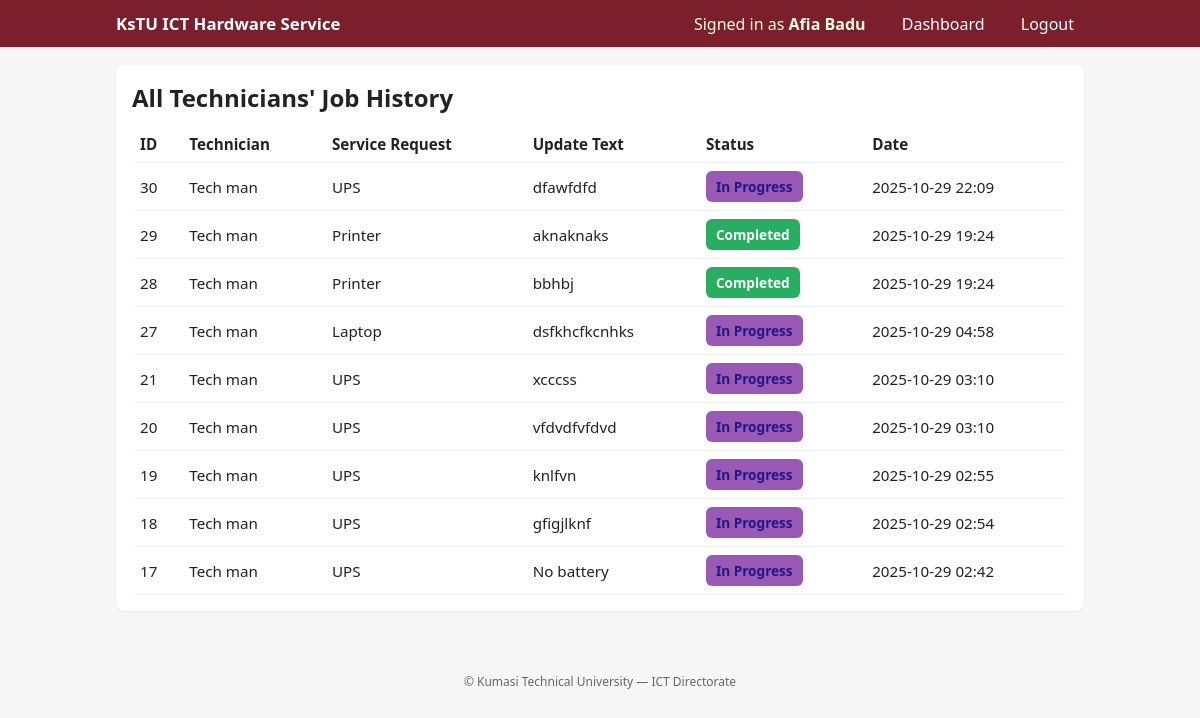
Screenshot of /ict_officer_job_history/ (signed in) with the database file from the repository.
### hardware/models.py (models this page shows, shortened)
class JobUpdate(models.Model):
    request = models.ForeignKey(ServiceRequest, on_delete=models.CASCADE, related_name='updates')
    technician = models.ForeignKey(Technician, on_delete=models.CASCADE)
    update_text = models.TextField()
    date_updated = models.DateTimeField(auto_now_add=True, db_column='timestamp')

class Technician(models.Model):
    user = models.OneToOneField(User, on_delete=models.CASCADE)
    specialization = models.CharField(max_length=100, blank=True)

class ServiceRequest(models.Model):
    CATEGORY_CHOICES = [
        ('Desktop', 'Desktop'),
        ('Laptop', 'Laptop'),
        ('Printer', 'Printer'),
        ('Photocopier', 'Photocopier'),
        ('UPS', 'UPS'),
        ('Other', 'Other'),
    ]
    STATUS_CHOICES = [
        ('Pending', 'Pending'),
        ('Assigned', 'Assigned'),
        ('In Progress', 'In Progress'),
        ('Completed', 'Completed'),
    ]
    staff = models.ForeignKey(User, on_delete=models.CASCADE, related_name='staff_requests')
    category = models.CharField(max_length=50, choices=CATEGORY_CHOICES)
    description = models.TextField()
    date_requested = models.DateTimeField(auto_now_add=True)
    status = models.CharField(max_length=20, choices=STATUS_CHOICES, default='Pending')
    assigned_to = models.ForeignKey(Technician, on_delete=models.SET_NULL, null=True, blank=True)

### hardware/views.py (the view)
# urls.py: path('ict_officer_job_history/', views.ict_officer_job_history, name='ict_officer_job_history'),
@login_required
def ict_officer_job_history(request):
    history = JobUpdate.objects.select_related('request', 'technician').order_by('-date_updated')
    return render(request, 'ict_officer_job_history.html', {'history': history})

### hardware/templates/ict_officer_job_history.html (shortened to what this page needs)
{% extends "base.html" %}
{% block content %}
<section class="card">
  <h2>All Technicians' Job History</h2>
  <table class="table">
    <thead>
      <tr>
        <th>ID</th>
        <th>Technician</th>
        <th>Service Request</th>
        <th>Update Text</th>
        <th>Status</th>
        <th>Date</th>
      </tr>
    </thead>
    <tbody>
      {% for update in history %}
      <tr>
        <td>{{ update.id }}</td>
        <td>{{ update.technician.user.get_full_name|default:update.technician.user.username }}</td>
        <td>{{ update.request.category }}</td>
        <td>{{ update.update_text }}</td>
        <td><span class="status {{ update.request.status|slugify|lower }}">{{ update.request.status }}</span></td>
        <td>{{ update.date_updated|date:"Y-m-d H:i" }}</td>
      </tr>
      {% empty %}
      <tr><td colspan="6">No job history records found.</td></tr>
      {% endfor %}
    </tbody>
  </table>
</section>
{% endblock %}

### hardware/templates/base.html (shortened to what this page needs)
{% load static %}
<!DOCTYPE html>
<html lang="en">
<head>
  <link rel="stylesheet" href="{% static 'css/styles.css' %}">
</head>
<body>
  <header class="site-header">
    <div class="container header-inner">
      <div class="logo">
        <a href="{% url 'dashboard' %}">KsTU ICT Hardware Service</a>
      </div>
      <nav class="main-nav">
        {% if user.is_authenticated %}
          <span class="user-info">Signed in as <strong>{{ user.get_full_name|default:user.username }}</strong></span>
          <a class="nav-btn" href="{% url 'dashboard' %}">Dashboard</a>
          <a class="nav-btn" href="{% url 'logout' %}">Logout</a>
        {% else %}
          <a class="nav-btn" href="{% url 'login' %}">Login</a>
        {% endif %}
      </nav>
    </div>
  </header>
<main class="container">
  {% block content %}{% endblock %}
</main>
  <footer class="site-footer">
    <div class="container">
      <small>© {{ now.year }} Kumasi Technical University — ICT Directorate</small>
    </div>
  </footer>
</body>
</html>

### hardware/static/css/styles.css (style rules this page uses)
:root { --brand:#7a1f2b; --accent:#d4a017; --muted:#666; --bg:#f7f7f8; --card:#ffffff; }
* { box-sizing:border-box;font-family:system-ui,-apple-system,Segoe UI,Roboto,"Helvetica Neue",Arial; }
body { margin:0;background:var(--bg);color:#222 }
.container { max-width:1000px;margin:18px auto;padding:0 16px }
.site-header { background:var(--brand);color:white;padding:12px 0 }
.header-inner { display:flex;justify-content:space-between;align-items:center;max-width:1000px;margin:0 auto;padding:0 16px }
.logo a { color:white;text-decoration:none;font-weight:700;font-size:1.05rem }
.main-nav .nav-btn { color:white;margin-left:12px;text-decoration:none;background:transparent;padding:6px 10px;border-radius:6px }
.user-info { margin-right:10px;color:#ffd }
.site-footer { padding:14px 0;text-align:center;color:var(--muted);font-size:.9rem;margin-top:28px }
.card { background:var(--card);padding:16px;border-radius:8px;box-shadow:0 1px 3px rgba(0,0,0,0.06);margin-bottom:16px }
h2,h3 { margin:0 0 12px 0 }
.table { width:100%;border-collapse:collapse;margin-top:10px }
.table th,.table td { padding:8px;border-bottom:1px solid #f1f1f1;text-align:left;font-size:.95rem }
.status { display: inline-block; padding: 6px 10px; border-radius: 6px; font-size: .85rem; font-weight: 600; color: #fff; text-transform: capitalize; }
.status.in-progress { background: #9b59b6; color: #1c1a88; }
.status.completed { background: #27ae60; }
.status.in-progress { animation: pulse 2s infinite; }

### rows the page displays
JobUpdate: id "30", technician.user.get_full_name "Tech man", request.category "UPS", update_text "dfawfdfd", request.status "In Progress", date_updated "2025-10-29 22:09"
JobUpdate: id "29", technician.user.get_full_name "Tech man", request.category "Printer", update_text "aknaknaks", request.status "Completed", date_updated "2025-10-29 19:24"
JobUpdate: id "28", technician.user.get_full_name "Tech man", request.category "Printer", update_text "bbhbj", request.status "Completed", date_updated "2025-10-29 19:24"
JobUpdate: id "27", technician.user.get_full_name "Tech man", request.category "Laptop", update_text "dsfkhcfkcnhks", request.status "In Progress", date_updated "2025-10-29 04:58"
JobUpdate: id "21", technician.user.get_full_name "Tech man", request.category "UPS", update_text "xcccss", request.status "In Progress", date_updated "2025-10-29 03:10"
JobUpdate: id "20", technician.user.get_full_name "Tech man", request.category "UPS", update_text "vfdvdfvfdvd", request.status "In Progress", date_updated "2025-10-29 03:10"
JobUpdate: id "19", technician.user.get_full_name "Tech man", request.category "UPS", update_text "knlfvn", request.status "In Progress", date_updated "2025-10-29 02:55"
JobUpdate: id "18", technician.user.get_full_name "Tech man", request.category "UPS", update_text "gfigjlknf", request.status "In Progress", date_updated "2025-10-29 02:54"
JobUpdate: id "17", technician.user.get_full_name "Tech man", request.category "UPS", update_text "No battery", request.status "In Progress", date_updated "2025-10-29 02:42"

### other values shown
{{ user.get_full_name|default:user.username }} "Afia Badu"
